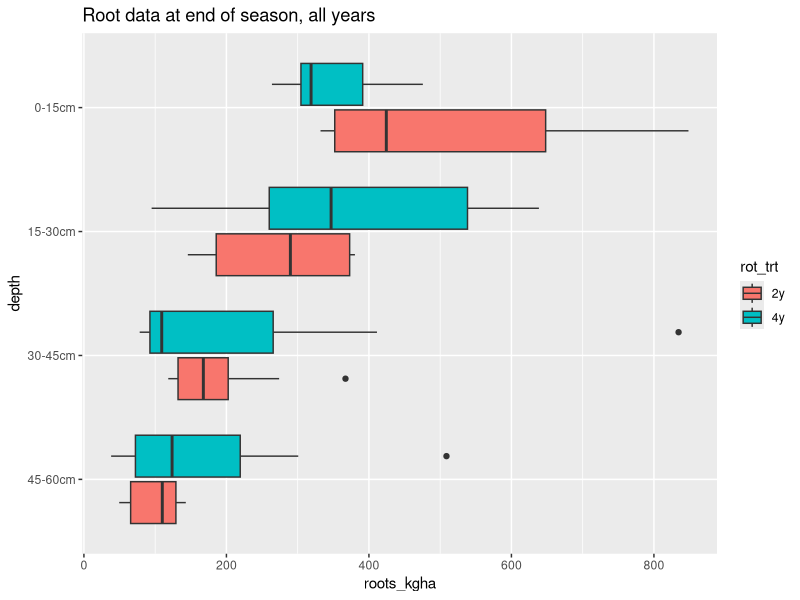

Recreate this plot in R.
library(tidyverse)

d <- read_csv("000_manu/FCR-resubmission/dat_roots-lastsampledoy-4matt.csv")


d %>%
  mutate(depth = as.factor(depth),
         depth= fct_rev(depth))  %>% 
  ggplot(aes(depth, roots_kgha, fill = rot_trt)) + 
  geom_boxplot() + 
  coord_flip() +
  labs(title = "Root data at end of season, all years")
